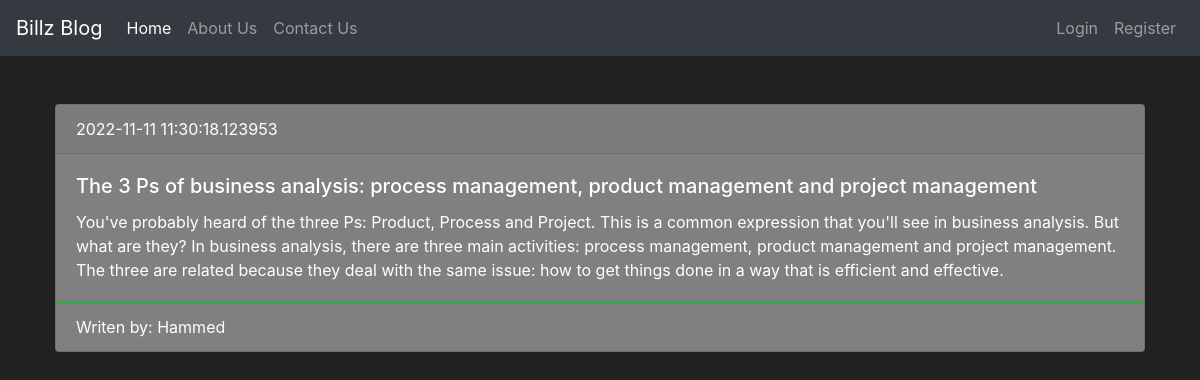
Page /The-3-Ps-of-business-analysis--process-management--product-management-and-project-management on the committed database.
### blog/models.py (models this page shows, shortened)
class Post(db.Model):
    __tablename__= 'post'
    id = db.Column(db.Integer(), primary_key=True)
    title = db.Column(db.String(length=140), nullable=False)
    slug = db.Column(db.String(length=140), nullable=False, unique=True)
    body = db.Column(db.Text)
    author = db.Column(db.String(length=240))
    created = db.Column(db.DateTime, default=datetime.now())
    owner = db.Column(db.Integer(), db.ForeignKey('user.id'))

### blog/routes.py (the view)
@app.route("/<slug>")
def post_details(slug):
    post = Post.query.filter(Post.slug==slug).first()
    return render_template("post-details.html", post=post)

### blog/templates/post-details.html (shortened to what this page needs)
{% extends 'base.html' %}
{% block content %}
    <div class="container">
        <div class="card mt-5" style="background-color: grey;">
            <div class="card-header">
            {{ post.created }}
            </div>
            <div class="card-body">
            <h5 class="card-title">{{ post.title }}</h5>
            <p class="card-text">{{ post.body }}</p>
            </div>
            <div class="card-footer bg-transparent border-success">Writen by: {{ post.author }}</div>
        </div>
    </div>
{% endblock %}

### blog/templates/static/css/style.css (style rules this page uses)
body { font-family: 'Lato', sans-serif; }
.card { margin-left: 10px; margin-right: 10px; }

### blog/templates/base.html (style rules this page uses)
body { background-color: #212121; color: white }

### rows in the picture
Post: created "2022-11-11 11:30:18.123953", title "The 3 Ps of business analysis: process management, product management and project management", body "You've probably heard of the three Ps: Product, Process and Project. This is a common expression that you'll see in business analysis. But what are they? In business analysis, there are three main activities: process management, product management and project management. The three are related because they deal with the same issue: how to get things done in a way that is efficient and effective.", author "Hammed"
